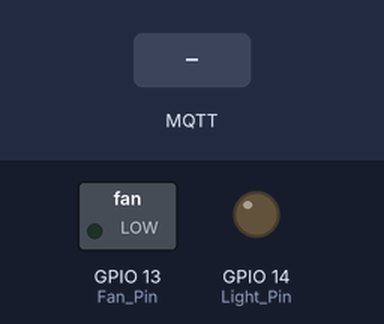
The sketch below on a simulated ESP8266 (NodeMCU). Shown: switched loads named in the sketch (green lamp = pin HIGH), output pins drawn as LEDs (lit = HIGH). The inputs (shaded band) are chosen by the test bench. WiFi joins after 1.5 s; servers stay silent unless stated; no MQTT or app messages arrive unless stated; what the sketch prints to the serial monitor is not drawn.

Above: at 2.7 s.
2.8 s: MQTT message "on" arrives on the first subscribed topic
At 3.7 s:
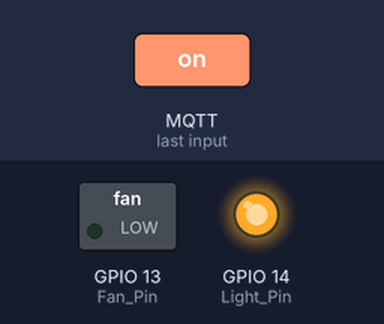
4.3 s: MQTT message "on" arrives on the second subscribed topic
At 4.8 s:
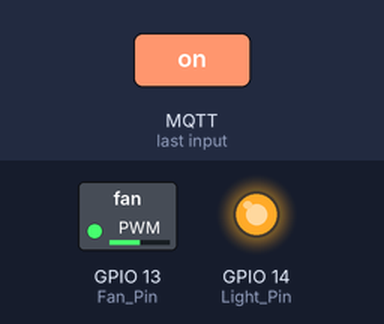
5.8 s: MQTT message "off" arrives on the first subscribed topic
At 7.0 s:
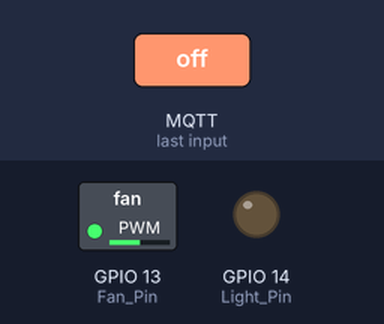
7.3 s: MQTT message "level 1" arrives on the second subscribed topic
At 8.3 s:
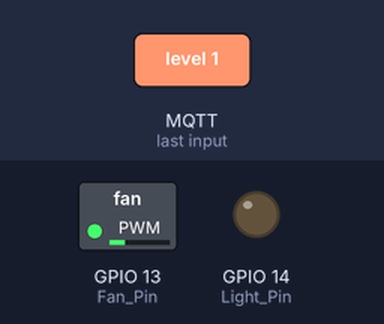
8.8 s: MQTT message "level 3" arrives on the second subscribed topic
At 9.5 s:
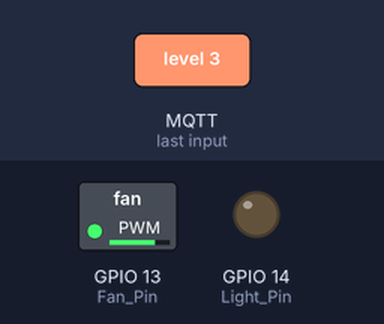
10.3 s: MQTT message "level 4" arrives on the second subscribed topic
At 10.6 s:
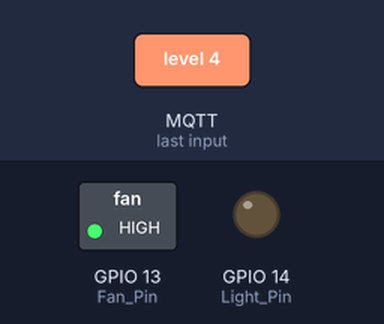
Timing chart, 0 to 12.8 s (numbered marks = the images above; inputs shaded):
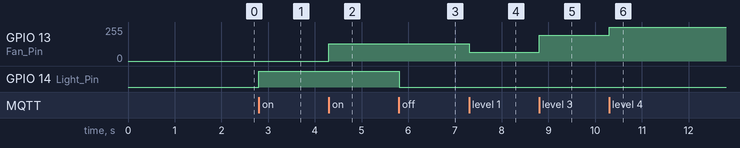

The sketch:

esp8266_mqtt.ino
```cpp
#include <WiFiClient.h>
#include <ESP8266WiFi.h>
#include <PubSubClient.h>

const char *ssid = "orangepi";
const char *password = "orangepi";
const char *mqtt_server = "10.29.0.1";
const int mqtt_port = 1803;
const char *mqtt_id = "esp8266";

#define Light_Pin 14
#define Fan_Pin 13

WiFiClient client;
PubSubClient mqtt_client(client);

bool connectWiFi() {
  Serial.print("Connecting to WiFi... ");
  WiFi.begin(ssid, password);
  while (WiFi.status() != WL_CONNECTED) {
    delay(500);
    Serial.print(".");
  }
  if (WiFi.status() == WL_CONNECTED) {
    Serial.println("\nWiFi connected");
    return true;
  } else {
    Serial.println("\nWiFi connection failed");
    return false;
  }
}


bool connectMQTT() {
  Serial.print("Connecting to MQTT... ");
  if (mqtt_client.connect(mqtt_id)) {
    Serial.println("MQTT connected");
    mqtt_client.subscribe("Light");
    mqtt_client.subscribe("Fan");
    mqtt_client.publish("from-esp8266", "Hello Server");
    return true;
  }
  Serial.println("MQTT connection failed");
  return false;
}

void reconnect() {
  if (!mqtt_client.connected()) {
    while (!connectWiFi() || !connectMQTT()) {
      delay(1000); // Chờ 1 giây trước khi thử kết nối lại
    }
  }
}

void callback(char *topic, byte *payload, unsigned int length) {
  Serial.print("Received data from: ");
  Serial.println(topic);
  Serial.print("Message: ");

  String message = "";
  for (size_t i = 0; i < length; i++) {
    message += (char)payload[i];
    Serial.print((char)payload[i]);
  }
  Serial.println();
  Serial.println("------------------------------------------");

  if (String(topic) == "Light") {
    if (message.equals("on")) {
      digitalWrite(Light_Pin, HIGH);
    } else if (message.equals("off")) {
      digitalWrite(Light_Pin, LOW);
    }
  } else if (String(topic) == "Fan") {
    if (message.equals("on")) {
      analogWrite(Fan_Pin, 128);
    } else if (message.equals("off")) {
      analogWrite(Fan_Pin, 0);
    }else if (message.equals("level 1")) {
      analogWrite(Fan_Pin, 64);
    }else if (message.equals("level 2")) {
      analogWrite(Fan_Pin, 128);
    }else if (message.equals("level 3")) {
      analogWrite(Fan_Pin, 192);
    }else if (message.equals("level 4")) {
      analogWrite(Fan_Pin, 255);
    }
  }
}

void setup() {
  Serial.begin(115200);
  pinMode(Light_Pin, OUTPUT);
  pinMode(Fan_Pin, OUTPUT);
  mqtt_client.setServer(mqtt_server, mqtt_port);
  mqtt_client.setCallback(callback);
  // Connect to WiFi and MQTT
  reconnect();
}

void loop() {
  if (!mqtt_client.connected()) {
    reconnect();
  }
  mqtt_client.loop();
}
```

Measured:
- after the input at 2.8 s, GPIO 14 (Light_Pin): LOW → HIGH at once
- after the input at 4.3 s, GPIO 13 (Fan_Pin): 0/255 → 128/255 at once
- after the input at 5.8 s, GPIO 14 (Light_Pin): HIGH → LOW at once
- after the input at 7.3 s, GPIO 13 (Fan_Pin): 128/255 → 64/255 at once
- after the input at 8.8 s, GPIO 13 (Fan_Pin): 64/255 → 192/255 at once
- after the input at 10.3 s, GPIO 13 (Fan_Pin): 192/255 → 255/255 at once
